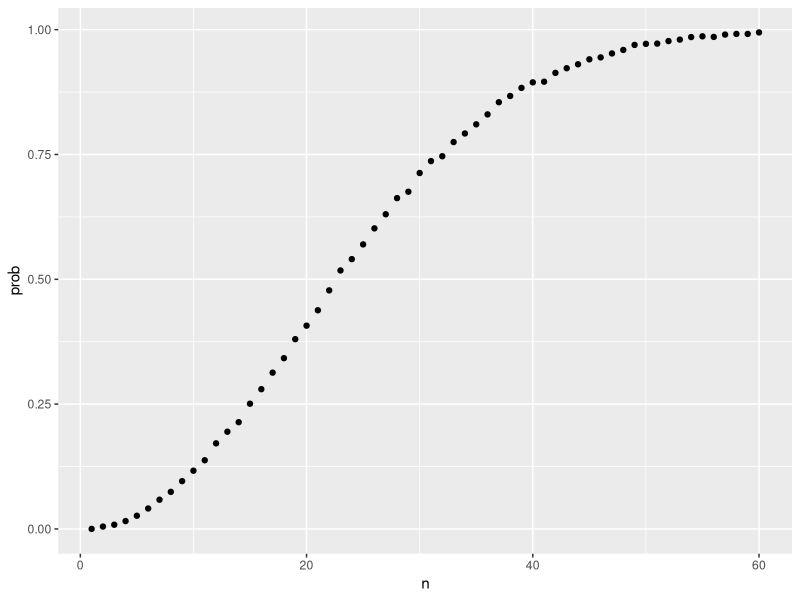
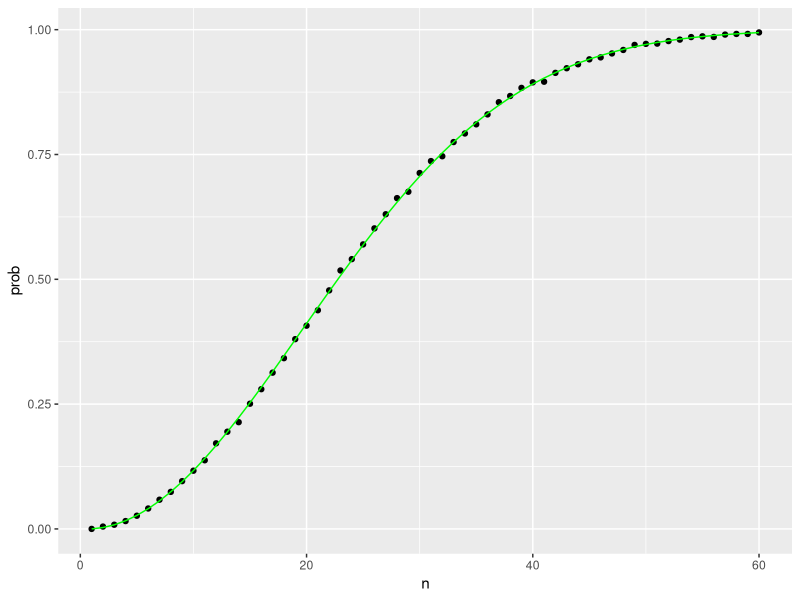

Recreate these plots in R, in order.
## ---- chunk 1
beads <- rep(c("red", "blue"), times = c(2,3))
beads
sample(beads, 1)
## ---- chunk 2
X <- 10000
events <- replicate(X, sample(beads, 1))
tab <- table(events)
prop.table(tab)
## ---- chunk 3
n <- 50
bdays <- sample(1:365, n, replace = TRUE)
duplicated(c(1,2,3,1,4,3,5))
## ---- chunk 4
any(duplicated(bdays))
## ---- chunk 5
B <- 10000
same_birthday <- function(n){
  bdays <- sample(1:365, n, replace=TRUE)
  any(duplicated(bdays))
}
results <- replicate(B, same_birthday(50))
mean(results)
## ---- chunk 6
#| include: false
library(tidyverse)
## ---- chunk 7
compute_prob <- function(n, B=10000){
  results <- replicate(B, same_birthday(n))
  mean(results)
}

n <- seq(1,60)
prob <- sapply(n, compute_prob)

prob <- sapply(n, compute_prob)
qplot(n, prob)
## ---- chunk 8
exact_prob <- function(n){
  prob_unique <- seq(365,365-n+1)/365 
  1 - prod( prob_unique)
}
exact_probs <- sapply(n, exact_prob)
qplot(n, prob) + geom_line(aes(n, exact_probs), col = "green")
## ---- chunk 9
beads <- rep( c("red", "blue"), times = c(2,3))
X <- ifelse(sample(beads, 1) == "blue", 1, 0)
## ---- chunk 10
ifelse(sample(beads, 1) == "blue", 1, 0)
ifelse(sample(beads, 1) == "blue", 1, 0)
ifelse(sample(beads, 1) == "blue", 1, 0)
